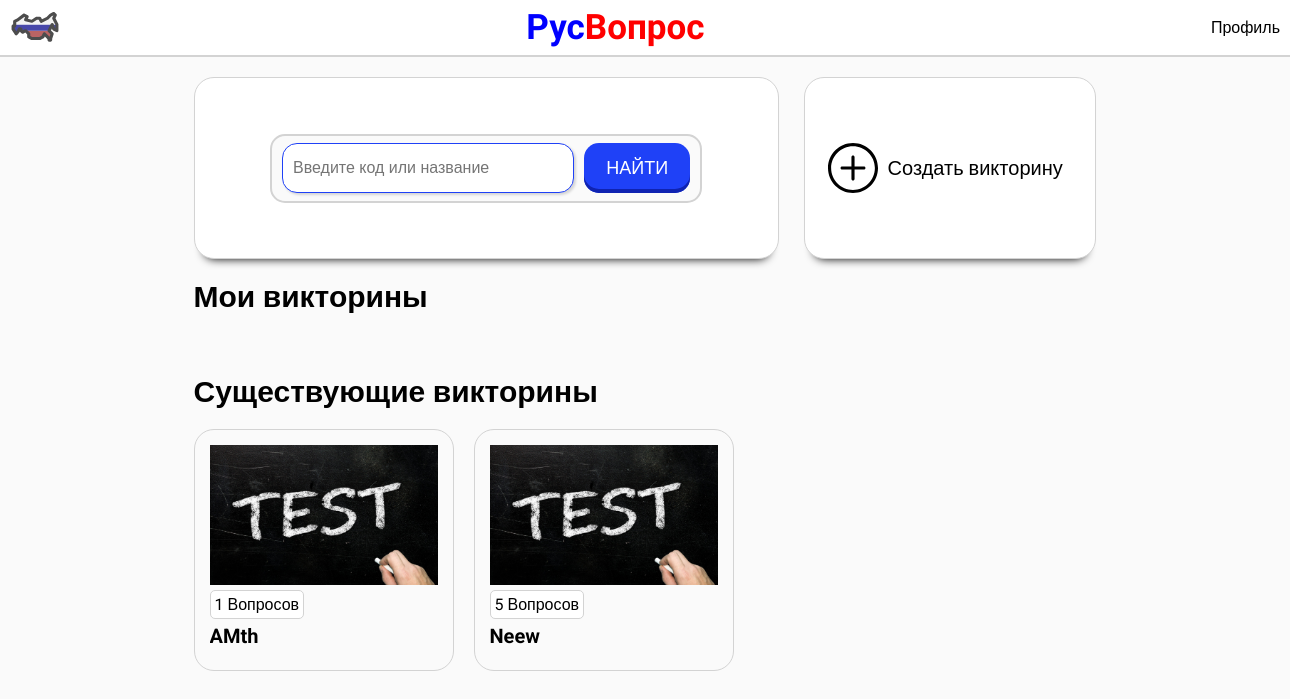
The app's page /, older data.
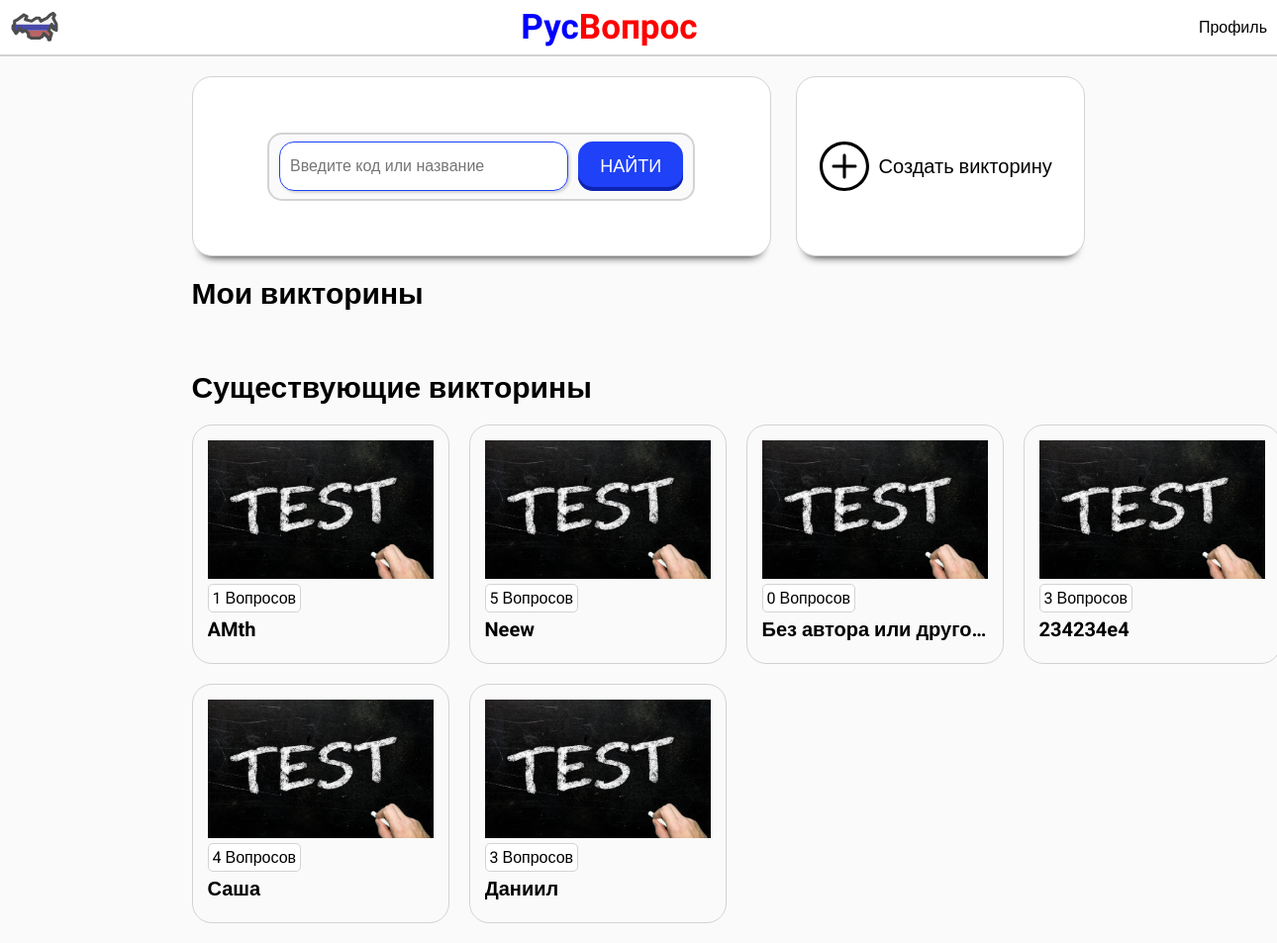
The same page, newer data.
### quizes/models.py (models this page shows, shortened)
class Quiz(models.Model):
    author = models.ForeignKey(User, on_delete=models.CASCADE, blank=True, null=True)
    name = models.CharField(max_length=120)
    topic = models.CharField(max_length=120)
    number_of_questions = models.IntegerField()
    time = models.IntegerField(help_text="Время на выполнение (мин)")
    difficulty = models.CharField(max_length=30)

### base/views.py (the view)
# urls.py: path('', MainPage.as_view()),
class MainPage(ListView):
    template_name = 'user_quizes_list.html'
    model = Quiz
    context_object_name = 'user_quizes'
    def get_context_data(self, *, object_list=None, **kwargs):
        context = super().get_context_data(**kwargs)
        if self.request.user.is_authenticated:
            context['all_quizes'] = context['user_quizes'].exclude(author=self.request.user)
            context['user_quizes'] = context['user_quizes'].filter(author=self.request.user)
        else:
            context['all_quizes'] = context['user_quizes']
            context.pop('user_quizes', None)
        return context

### base/templates/user_quizes_list.html (shortened to what this page needs)
{% extends 'base.html' %}
{% load static %}
{% block all_questions %}
{% for quiz in all_quizes %}
<li class="existing-item">
    <img src="{% static 'test.jpg' %}" alt="#">
    <p>{{quiz.number_of_questions}} Вопросов</p>
    <h2>{{quiz.name}}</h2>
</li>
{% endfor %}
{% endblock all_questions %}

### base/templates/base.html (shortened to what this page needs)
{% load static %}
<!DOCTYPE html>
<html lang="ru">
<head>
    <link rel="stylesheet" href="{% static 'base.css' %}">
</head>
<body>
    <header class="main-header">
        <nav class="header-nav">
            <a href="#"><img src="{% static 'logo.svg' %}" alt="logo" width="50" height="50"></a>
            <p><b style="color: blue"">Рус</b><b style="color: red"">Вопрос</b></p>
            <ul class="nav-list">
                <li><a href="#">Профиль</a></li>
            </ul>
        </nav>
    </header>
    <main>
        <div class="widgets">
                <div class="widget-item">
                    <div class="widget-inner">
                        <input type="text" class="input-frame" placeholder="Введите код или название">
                        <button class="find-button" href="#">Найти</button>
                    </div>
                </div>
                <div class="widget-item">
                    <img src="{% static 'plus-icon.svg' %}" width="50" alt="find">
                    <a href="#"><p>Создать викторину</p></a>
                </div>
        </div>
		<div class="existing-quizzes">
            <h1>Мои викторины</h1>
            <ul class="existing-list">
            </ul>
        </div>
        <div class="existing-quizzes">
            <h1>Существующие викторины</h1>
            <ul class="existing-list">
                {% block all_questions %}
                {% endblock all_questions %}
            </ul>
        </div>
    </main>
</body>
</html>

### static/base.css (style rules this page uses)
h1 { font-size: 30px; }
h2 { font-size: 20px; }
body { margin: 0; padding: 0; font-family: 'Roboto', sans-serif; background-color: #fafafa; font-size: 16px; width: 100%; }
.main-header { background-color: #ffffff; height: 55px; border-bottom: 2px solid #d3d3d3; }
.header-nav { padding: 0 10px; height: 100%; display: flex; justify-content: space-between; align-items: center; }
.header-nav p { font-family: 'Marck Script', cursive; font-size: 35px; }
.nav-list { list-style: none; }
.nav-list a { text-decoration:none; color: #000; }
main { width: 70%; margin: 0 auto; padding: 20px 0; }
.widgets { display: grid; grid-template-columns: 2fr 1fr; gap: 25px; }
.widget-item { display: flex; height: 180px; border: 1px solid #d3d3d3; background-color: #ffffff; border-radius: 20px; align-items: center; justify-content: center; box-shadow: 0px 10px 10px -10px #000000; }
.widget-item a { padding: 0 10px; text-decoration: none; color: #000; }
.widget-item a p { color: #000; font-size: 20px; }
.widget-inner { display: grid; gap: 10px; width: 70%; height: 25%; background-color: #fafafa; padding: 10px; border: 2px solid #d3d3d3; border-radius: 15px; grid-template-columns: 2.2fr 0.8fr; justify-content: center; align-content: center; }
.input-frame { border: none; border-radius: 15px; color: #000; border: 1px solid #1F41F7; box-shadow: rgba(0, 0, 0, 0.15) 1.95px 1.95px 2.6px; font-size: 16px; padding-left: 10px; }
.find-button { background-color: #1F41F7; color: #ffffff; height: 50px; text-transform: uppercase; padding: 10px; border-radius: 15px; border: none; box-shadow: 0px -4px #0F23B1 inset; font-size: 18px; }
.existing-list { margin: 0; padding: 0; width: 100%; list-style: none; display: grid; align-items: center; justify-content: space-between; gap: 20px; grid-template-columns: repeat(4, minmax(260px, 1fr)); grid-template-rows: repeat(2, auto); }
.existing-item { display: flex; flex-direction: column; height: 210px; padding: 15px; border-radius: 20px; border: 1px solid #d3d3d3; }
.existing-item p { margin: 5px 0; padding: 0; background-color: #ffffff; width: max-content; padding: 4px; border-radius: 5px; border: 1px solid #d3d3d3; }
.existing-item h2 { margin: 0; padding: 0; max-width: max-content; white-space: nowrap; overflow: hidden; text-overflow: ellipsis; }
.existing-item img { width: 100%; max-height: 140px; object-fit: cover; }

Row changes from the older to the newer data that the page shows:
added Quiz: number_of_questions "0", name "Без автора или друго…"
added Quiz: number_of_questions "3", name "234234e4"
added Quiz: number_of_questions "4", name "Саша"
added Quiz: number_of_questions "3", name "Даниил"
